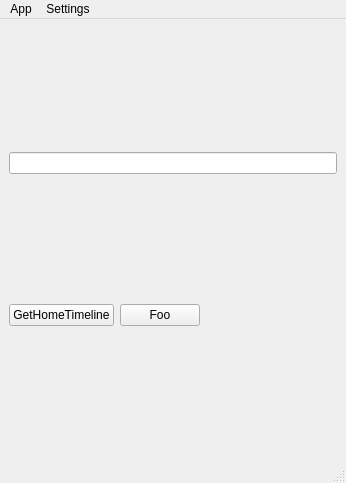
<?xml version="1.0" encoding="UTF-8"?>
<ui version="4.0">
 <class>MainWindow</class>
 <widget class="QMainWindow" name="MainWindow">
  <property name="geometry">
   <rect>
    <x>0</x>
    <y>0</y>
    <width>346</width>
    <height>483</height>
   </rect>
  </property>
  <property name="windowTitle">
   <string>Karoline</string>
  </property>
  <widget class="QWidget" name="centralwidget">
   <layout class="QVBoxLayout" name="verticalLayout">
    <item>
     <widget class="QLineEdit" name="tweetText"/>
    </item>
    <item>
     <layout class="QHBoxLayout" name="horizontalLayout">
      <item>
       <widget class="QPushButton" name="getHomeTimelineButton">
        <property name="text">
         <string>GetHomeTimeline</string>
        </property>
       </widget>
      </item>
      <item>
       <widget class="QPushButton" name="fooButton">
        <property name="text">
         <string>Foo</string>
        </property>
       </widget>
      </item>
      <item>
       <spacer name="horizontalSpacer">
        <property name="orientation">
         <enum>Qt::Horizontal</enum>
        </property>
        <property name="sizeHint" stdset="0">
         <size>
          <width>40</width>
          <height>20</height>
         </size>
        </property>
       </spacer>
      </item>
     </layout>
    </item>
    <item>
     <layout class="QHBoxLayout" name="horizontalLayout_2"/>
    </item>
   </layout>
  </widget>
  <widget class="QMenuBar" name="menubar">
   <property name="geometry">
    <rect>
     <x>0</x>
     <y>0</y>
     <width>346</width>
     <height>21</height>
    </rect>
   </property>
   <widget class="QMenu" name="menuQTwitter">
    <property name="title">
     <string>App</string>
    </property>
    <addaction name="actionQuit"/>
   </widget>
   <widget class="QMenu" name="menuSettings">
    <property name="title">
     <string>Settings</string>
    </property>
    <addaction name="actionAccounts"/>
   </widget>
   <addaction name="menuQTwitter"/>
   <addaction name="menuSettings"/>
  </widget>
  <widget class="QStatusBar" name="statusbar"/>
  <action name="actionQuit">
   <property name="text">
    <string>Quit</string>
   </property>
  </action>
  <action name="actionAccounts">
   <property name="text">
    <string>Accounts</string>
   </property>
  </action>
 </widget>
 <resources/>
 <connections>
  <connection>
   <sender>actionQuit</sender>
   <signal>activated()</signal>
   <receiver>MainWindow</receiver>
   <slot>close()</slot>
   <hints>
    <hint type="sourcelabel">
     <x>-1</x>
     <y>-1</y>
    </hint>
    <hint type="destinationlabel">
     <x>101</x>
     <y>233</y>
    </hint>
   </hints>
  </connection>
 </connections>
</ui>
